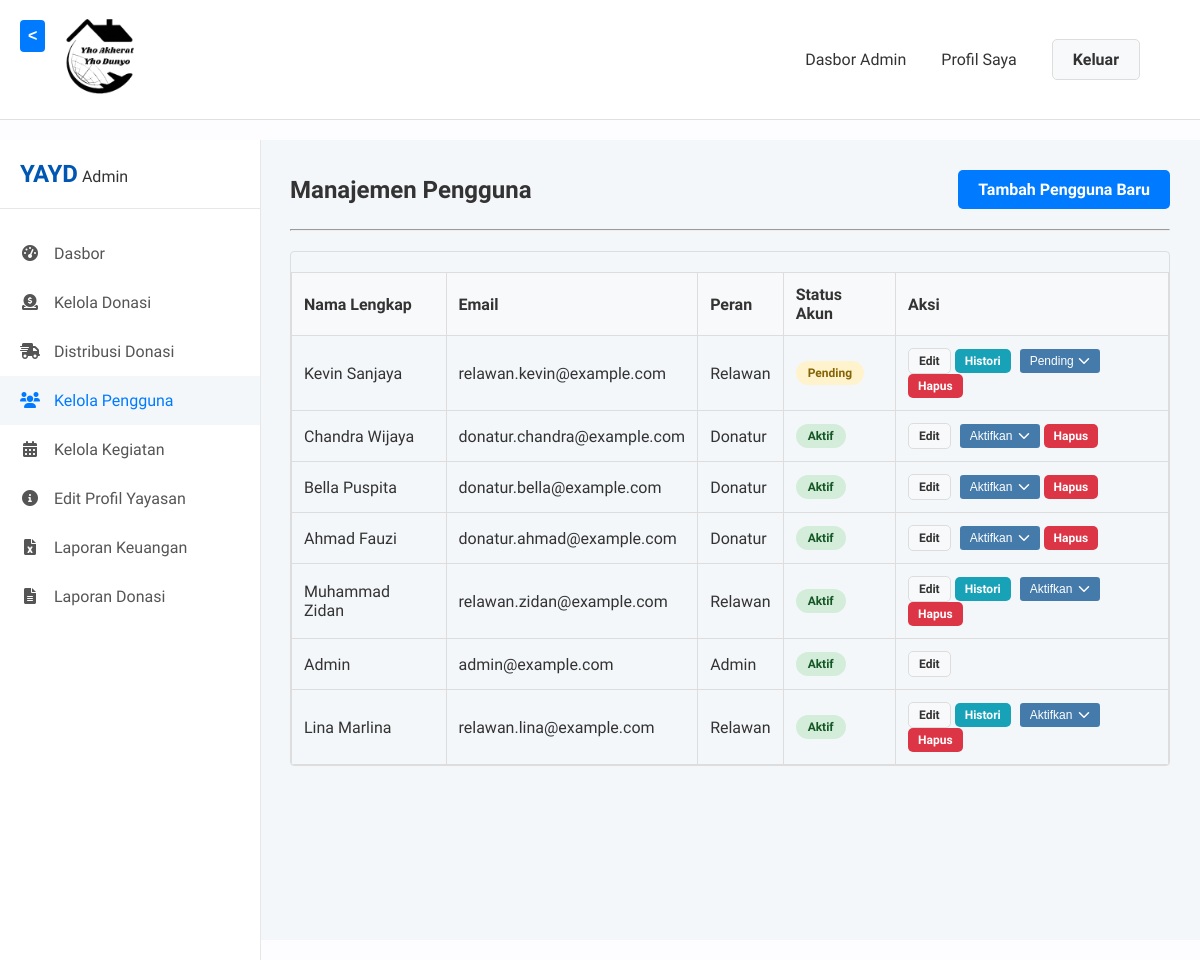
The page /admin/kelola_pengguna.php (signed in) on the database its author committed.
### tables this page shows
CREATE TABLE `users` (
  `id_user` INT AUTO_INCREMENT PRIMARY KEY,
  `id_role_fk` INT NOT NULL,
  `status_akun` ENUM('Aktif', 'Pending', 'Diblokir') NOT NULL DEFAULT 'Aktif' COMMENT 'Status persetujuan akun oleh admin',
  `nama_lengkap` VARCHAR(255) NOT NULL,
  `email` VARCHAR(255) NOT NULL UNIQUE,
  `password` VARCHAR(255) NOT NULL COMMENT 'Password harus disimpan dalam bentuk hash',
  `nomor_telepon` VARCHAR(20) NULL,
  `alamat` TEXT NULL,
  `created_at` TIMESTAMP NULL DEFAULT CURRENT_TIMESTAMP
);

CREATE TABLE `roles` (
  `id_role` INT AUTO_INCREMENT PRIMARY KEY,
  `nama_role` VARCHAR(50) NOT NULL UNIQUE COMMENT 'Contoh: Admin, Donatur, Relawan'
);

### admin/kelola_pengguna.php (called while the page is built, shortened)
<?php
require_once '../views/admin/kelola_pengguna.php';

### views/admin/kelola_pengguna.php (the view, shortened to what this page needs)
<?php
require_once realpath(__DIR__ . '/../../config/database.php');
require_once realpath(__DIR__ . '/../templates/header.php');
$query = "SELECT u.id_user, u.nama_lengkap, u.email, r.nama_role, u.status_akun
          FROM users u
          JOIN roles r ON u.id_role_fk = r.id_role
          ORDER BY u.created_at DESC";
$result = mysqli_query($koneksi, $query);
?>
<div class="admin-wrapper">
    <?php require_once realpath(__DIR__ . '/../templates/admin_sidebar.php'); ?>
    <main class="admin-main-content">
        <div class="page-header">
            <h2>Manajemen Pengguna</h2>
            <a href="tambah_pengguna.php" class="btn btn-primary">Tambah Pengguna Baru</a>
        </div>
        <hr>
        <div class="table-container">
            <table class="table-data">
            <thead>
                <tr>
                    <th>Nama Lengkap</th>
                    <th>Email</th>
                    <th>Peran</th>
                    <th>Status Akun</th> <th>Aksi</th>
                </tr>
            </thead>
            <tbody>
                <?php if (mysqli_num_rows($result) > 0): ?>
                    <?php while($user = mysqli_fetch_assoc($result)): ?>
                    <tr>
                        <td><?= htmlspecialchars($user['nama_lengkap']) ?></td>
                        <td><?= htmlspecialchars($user['email']) ?></td>
                        <td><?= htmlspecialchars($user['nama_role']) ?></td>
                        <td>
                            <span class="status-chip status-<?= strtolower($user['status_akun']) ?>"><?= htmlspecialchars($user['status_akun']) ?></span>
                        </td>
                        <td>
                            <a href="edit_pengguna.php?id=<?= $user['id_user'] ?>" class="btn btn-secondary btn-sm">Edit</a>
                            <?php if ($user['nama_role'] == 'Relawan'): ?>
                            <a href="histori_relawan.php?id=<?= $user['id_user'] ?>" class="btn btn-info btn-sm">Histori</a>
                            <?php endif; ?>
                            <?php if ($_SESSION['user_id'] != $user['id_user']): ?>
                                <form action="../controllers/UserController.php" method="POST" style="display:inline-block; margin-left: 5px;">
                                    <select name="status_akun" onchange="this.form.submit()" title="Ubah Status Akun">
                                        <option value="Aktif" <?= $user['status_akun'] == 'Aktif' ? 'selected' : '' ?>>Aktifkan</option>
                                        <option value="Pending" <?= $user['status_akun'] == 'Pending' ? 'selected' : '' ?>>Pending</option>
                                    </select>
                                </form>
                                <a href="../controllers/UserController.php?action=delete&id=<?= $user['id_user'] ?>"
                                   class="btn btn-danger btn-sm"
                                   onclick="return confirm('PERINGATAN: Menghapus pengguna ini akan menghapus data terkait. Yakin ingin melanjutkan?');">
                                   Hapus
                                </a>
                            <?php endif; ?>
                        </td>
                    </tr>
                    <?php endwhile; ?>
                <?php else: ?>
                    <tr>
                        <td colspan="5" style="text-align: center;">Belum ada pengguna yang terdaftar.</td>
                    </tr>
                <?php endif; ?>
            </tbody>
            </table>
        </div>
    </main>
</div>

### assets/css/style.css (style rules this page uses)
body, html { margin: 0; padding: 0; font-family: 'Plus Jakarta Sans', 'Segoe UI', Tahoma, Geneva, Verdana, sans-serif; background-color: #fdfdff; color: #333; height: 100%; }
body { display: flex; flex-direction: column; min-height: 100vh; }
.btn { padding: 10px 20px; border-radius: 5px; text-decoration: none; font-weight: bold; display: inline-block; }
.btn-primary { background-color: #007bff; color: #fff; }
.btn-secondary { background-color: #f8f9fa; color: #333; border: 1px solid #ddd; }
.btn-info { background-color: #17a2b8; color: white; }
.status-chip { padding: 5px 12px; border-radius: 15px; font-size: 12px; font-weight: bold; text-align: center; display: inline-block; }
.status-pending { background-color: #fff3cd; color: #856404; }
.table-data { width: 100%; border-collapse: collapse; margin-top: 20px; }
.table-data th, .table-data td { padding: 12px; border: 1px solid #ddd; text-align: left; }
.table-data thead { background-color: #f8f9fa; }
.table-data .btn-sm { padding: 5px 10px; font-size: 12px; }
.btn-danger { background-color: #dc3545; color: white; }
.admin-wrapper { display: flex; background-color: #f4f7fa; flex: 1; }
.admin-main-content { margin-left: 260px; flex-grow: 1; padding: 30px; }
.admin-wrapper { min-height: 100vh; }
.status-chip.status-aktif { background-color: #d4edda; color: #155724; }
.status-chip.status-pending { background-color: #fff3cd; color: #856404; }
.table-data td select { -webkit-appearance: none; -moz-appearance: none; appearance: none; background-color: #457bab; color: white; padding: 5px 25px 5px 10px; font-size: 12px; border: none; border-radius: 0.2rem; cursor: pointer; background-repeat: no-repeat; background-position: right 0.5rem center; background-size: 16px 12px; }
.table-container { overflow-x: auto; -webkit-overflow-scrolling: touch; border: 1px solid #ddd; border-radius: 4px; margin: 20px 0; }
.page-header { display: flex; justify-content: space-between; align-items: center; margin-bottom: 20px; flex-wrap: wrap; gap: 15px; }
.page-header h2 { margin: 0; flex: 1; }

### rows shown on the page
users: nama_lengkap "Kevin Sanjaya", email "relawan.kevin@example.com", id_role_fk.nama_role "Relawan", status_akun "Pending"
users: nama_lengkap "Chandra Wijaya", email "donatur.chandra@example.com", id_role_fk.nama_role "Donatur", status_akun "Aktif", status_akun "Aktifkan"
users: nama_lengkap "Bella Puspita", email "donatur.bella@example.com", id_role_fk.nama_role "Donatur", status_akun "Aktif", status_akun "Aktifkan"
users: nama_lengkap "Ahmad Fauzi", email "donatur.ahmad@example.com", id_role_fk.nama_role "Donatur", status_akun "Aktif", status_akun "Aktifkan"
users: nama_lengkap "Muhammad Zidan", email "relawan.zidan@example.com", id_role_fk.nama_role "Relawan", status_akun "Aktif", status_akun "Aktifkan"
users: nama_lengkap "Admin", email "admin@example.com", id_role_fk.nama_role "Admin", status_akun "Aktif"
users: nama_lengkap "Lina Marlina", email "relawan.lina@example.com", id_role_fk.nama_role "Relawan", status_akun "Aktif", status_akun "Aktifkan"
